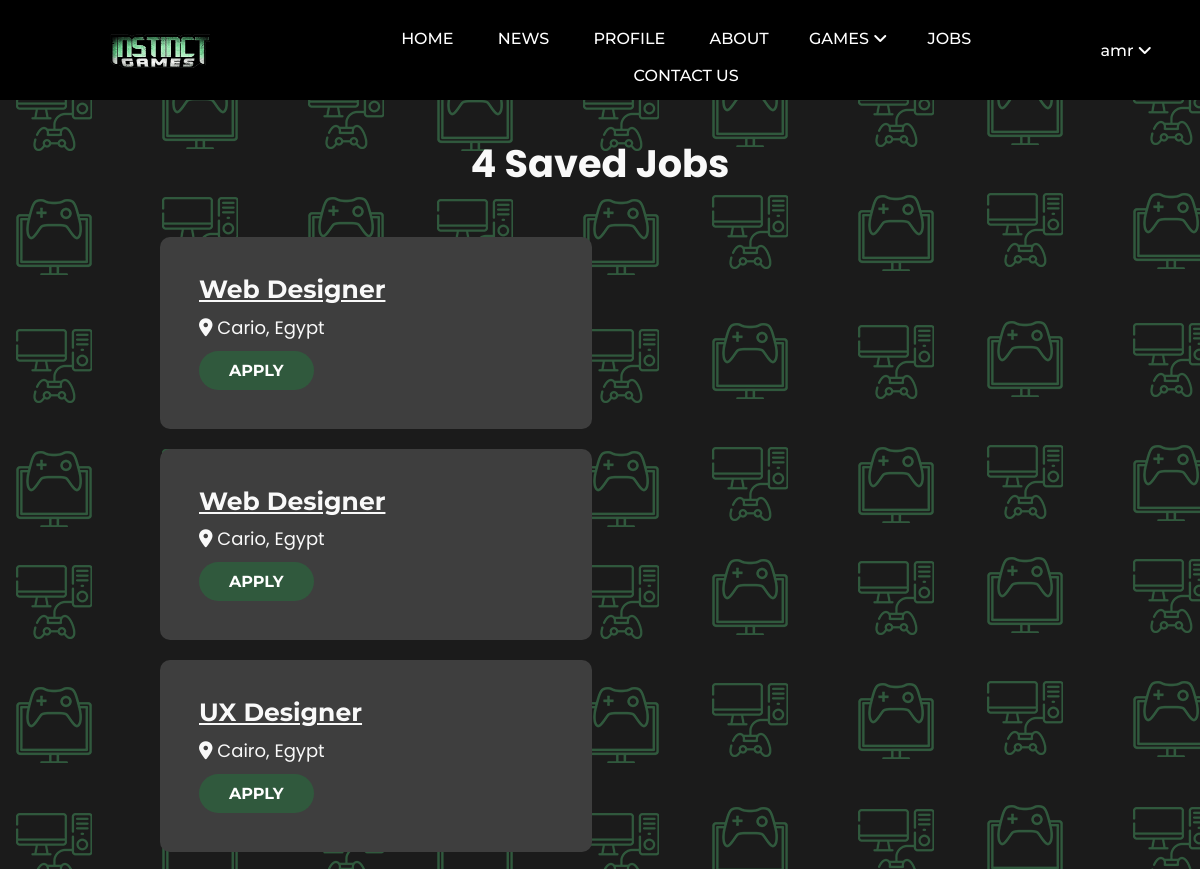
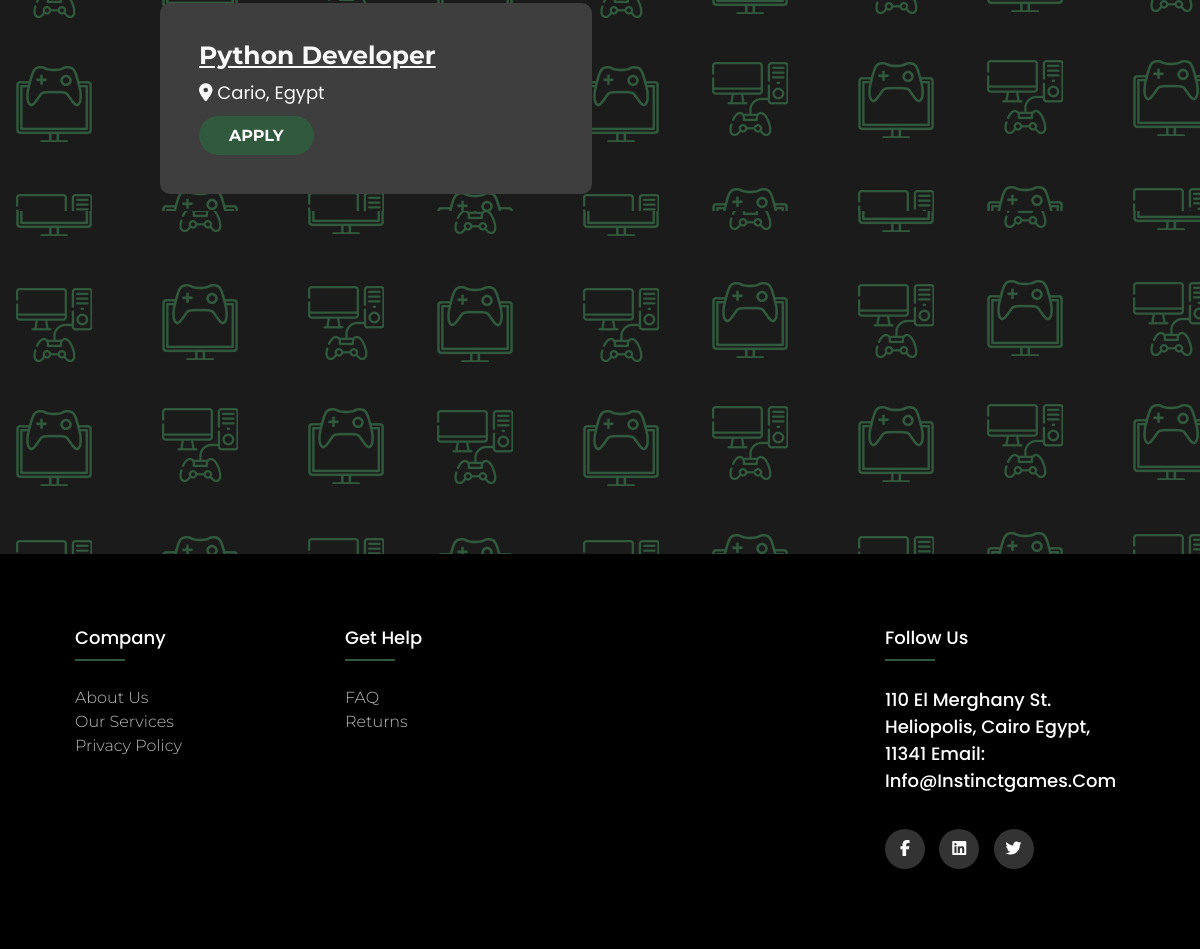
The app's page /SavedJobs.php (signed in) with its own data (2 pictures, top to bottom).
### tables this page shows
CREATE TABLE `users` (
  `id` int(11) UNSIGNED NOT NULL,
  `user_name` text NOT NULL,
  `name` text NOT NULL,
  `email` text NOT NULL,
  `password` text NOT NULL,
  `phone` text NOT NULL,
  `image` text NOT NULL,
  `type` int(11) NOT NULL
);

CREATE TABLE `saved_jobs` (
  `id` int(11) UNSIGNED NOT NULL,
  `user_id` int(11) UNSIGNED NOT NULL,
  `role_id` int(11) UNSIGNED NOT NULL
);

CREATE TABLE `roles` (
  `id` int(11) UNSIGNED NOT NULL,
  `job` varchar(128) NOT NULL,
  `location` varchar(128) NOT NULL
);

### SavedJobs.php (the view, shortened to what this page needs)
<?php
$servername = "localhost";
$username = "root";
$password = "";
$dbname = "instinct_games";
$conn = mysqli_connect($servername,$username,$password,$dbname);
$user_id = $_SESSION['user_id'];
$count = "SELECT count(id) AS cnt FROM saved_jobs WHERE user_id='$user_id'";
$rowCount = mysqli_query($conn,$count);
$Countt = mysqli_fetch_assoc($rowCount);
$sqll = "SELECT * FROM saved_jobs WHERE user_id='$user_id'";
$resultt = mysqli_query($conn,$sqll);
?>
<!DOCTYPE html>
<html lang="en">
<head>
    <link rel="stylesheet" href="layouts/css/style.css">
</head>
<body style="background-image: url('layouts/img/BG.png');">
<?php
include("includes/nav.php");
    ?>
<h3 style="font-weight: bold; color: #F9F9F9; font-size:38.25px;text-align: center; margin:35px; ">
    <span><?php echo $Countt['cnt']; ?> Saved Jobs</span>
</h3>
<div class="jcontainer">
    <div class="jrow">
        <?php
        while($row = mysqli_fetch_assoc($resultt)) {
            $role_id = $row['role_id'];
            $sqlll = "SELECT * FROM roles WHERE id='$role_id' LIMIT 1";
            $resulttt = mysqli_query($conn,$sqlll);
            $job = $resulttt->fetch_assoc();
        ?>
        <div class="jcards">
            <h3><a href="jobDescr.php"><?php echo $job['job']; ?></a></h3>
            <p> <i class="fas fa-map-marker-alt"></i> <?php echo $job['location']; ?></p>
            <a href="jobApply.php?id=<?php echo $row['id']; ?>&user=<?php echo $user_id; ?>"><button class="jbutton">APPLY</button></a>
        </div>
        <?php
        }
        ?>
    </div>
</div>
<div style="height: 300px;"></div>
<?php include("includes/footer.php");
    ?>
</body>
</html>

### includes/nav.php (shortened to what this page needs)
<head>
   <?php
   $servername = "localhost";
   $username = "root";
   $password = "";
   $dbname = "instinct_games";
   $conn = mysqli_connect($servername,$username,$password,$dbname);
      if(!empty($_SESSION['user_id']))
      {
         $user_id = $_SESSION['user_id'];
         $sql = "SELECT * FROM users WHERE id = '$user_id'";
         $result = mysqli_query($conn, $sql);
         $user = mysqli_fetch_assoc($result);
      }
    ?>
</head>
    <header>
        <div class="logo">
        <a href="index.php">
            <img class="" src="images/Bakaar.png" alt="logo">
            </a>
        </div>
        <nav>
            <ul class="nav_links">
                <li><a href="index.php">HOME</a></li>
                <li><a href="news1.php">NEWS</a></li>
                <?php
                  if(!empty($_SESSION['user_id'])) {
                     $userID = $_SESSION['user_id'];
                     print '
                     <li><a href="MyProfile.php?id='.$userID.'">PROFILE</a></li>
                     ';
                  }
                ?>
                <li><a href="Aboutus.php">ABOUT</a></li>
                <div class="dropdown-menu">
               <button class="menu-btn">GAMES <i class="fas fa-angle-down"></i></button>
</div>
                <li><a href="Jobs.php">JOBS</a></li>
                <li><a href="Contact Us.php">CONTACT US</a></li>
            </ul>
        </nav>
        <?php
         if(empty($_SESSION['user_id'])) {
            print '
            <a href="signin.php"><input type="submit" class="button" value="Log in" name="submit"></a>
            <a href="signup.php"><input type="submit" class="Register-button" value="Register" name="submit"></a>
            ';
         } else {
            $userName = $user['name'];
            echo "
            <div class='dropdown-menu' style='margin: 0 auto'>
            <button class='menu-btn'>".$userName."<i class='fas fa-angle-down'></i></button>
            <div class='menu-content'>
               <a class='links-hidden' styel='color:white' href='SavedJobs.php'>Saved Jobs</a>
               <a class='links-hidden' styel='color:white' href='index.php?signout='>Log Out</a>
            </div>
            </div>
            ";
         }
        ?>
    </header>
    </html>

### layouts/css/style.css (style rules this page uses)
* { margin: 0; padding: 0; box-sizing: border-box; }
body { background-color: #1b1b1b; color: white; box-sizing: border-box; }
li,a,button { font-family: "Montserrat",sans-serif; font-weight: 500; font-size: 16px; color: white; text-decoration: none; }
header { display: flex; justify-content: space-between; align-items: center; padding: 30px 10px; height: 100px; background-color: black; }
.logo { cursor:pointer; width: 300px; height: 100%; text-align: center; }
.logo img { width: 100px; height: 100%; }
nav { width:60%; margin: 0 auto; text-align: center; }
.nav_links { list-style: none; }
.nav_links li { display: inline-block; padding: 0px 20px; }
.nav_links li a { transition: all 0.3s ease 0s; }
.jcontainer { width:75%; margin-left: auto; margin-right: auto; }
.jrow { display:flex; flex-wrap: wrap; justify-content: space-between; width:100%; }
.jcards { background-color:#3e3e3e; border-radius:10px; border:none; width: 48%; margin: 10px; padding: 34px; }
.jcards h3 a { font-weight: bold; font-size:25px; margin:5px; text-decoration: underline; color: #F9F9F9; }
.jcards p { margin: 5px; font-size:18px; color: #F9F9F9; }
.jcards .jbutton { padding:10px 30px; border-radius: 30px; margin: 5px; border:none; color:white; font-weight: bold; background-color: #30593D; }

### includes/nav.php (style rules this page uses)
.menu-btn { background-color: #000; color: white; padding: 16px; font-family: "Montserrat",sans-serif;; border: none; }
.dropdown-menu { position: relative; display: inline-block; }

### includes/footer.php (style rules this page uses)
* { margin: 0; padding: 0; box-sizing: border-box; }
body { line-height: 1.5; font-family: 'Poppins', sans-serif; }

### records on screen
users: name "amr"
saved_jobs: role.job "Web Designer", role.location "Cario, Egypt"
saved_jobs: role.job "Web Designer", role.location "Cario, Egypt"
saved_jobs: role.job "UX Designer", role.location "Cairo, Egypt"
saved_jobs: role.job "Python Developer", role.location "Cario, Egypt"

### other values on screen
$Countt['cnt'] "4"
